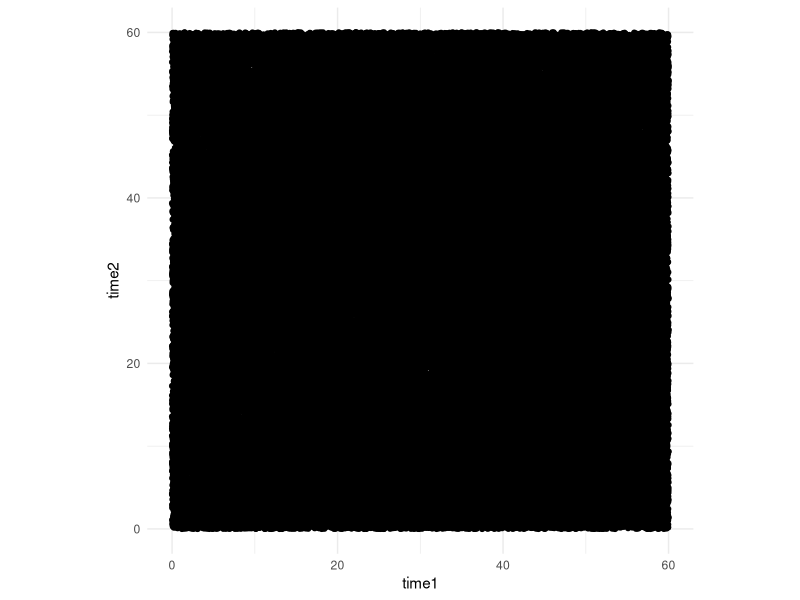

Write R code to recreate this figure.
## ---- chunk 1
library(tidyverse)
library(cowplot)
## ---- chunk 2
library(tidyverse)

#Set number of iterations/simulations
N <- 100000

#Generate random arrival times
time1 <- runif(N, 0, 60)
time2 <- runif(N, 0, 60)

#create data frame for plotting
df2 <- data.frame(time1, time2)

df2 <- df2 %>% 
  mutate(diff = time1-time2,
         absdiff = abs(diff))

wait <- 15

df2 <- df2 %>% 
  mutate(meet = if_else(absdiff < wait, TRUE, FALSE))

# ggplot(data = df2, aes(x = time1, y = time2, color = meet)) +
#   geom_point() +
#   scale_color_viridis_d() +
#   theme_minimal() +
#   coord_fixed()

ggplot(data = df2, aes(x = time1, y = time2)) +
  geom_point() +
  #scale_color_viridis_d() +
  theme_minimal() +
  coord_fixed()
